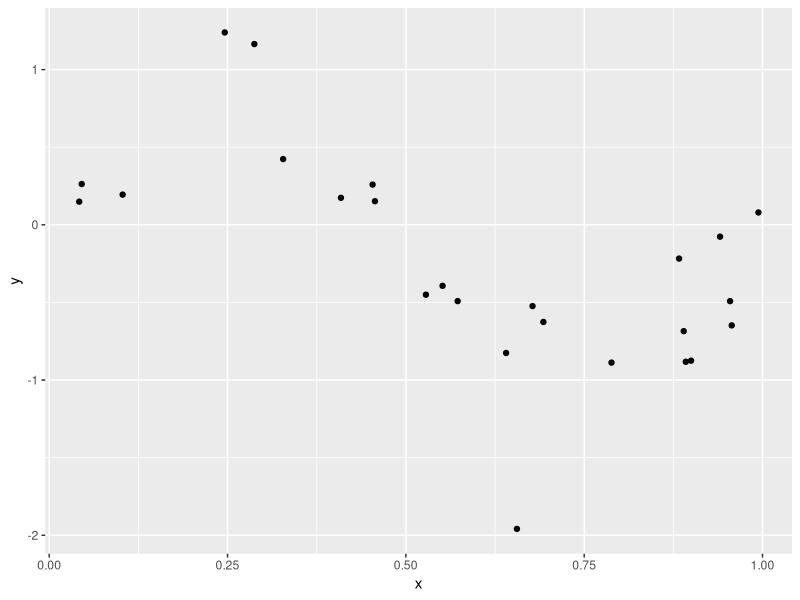
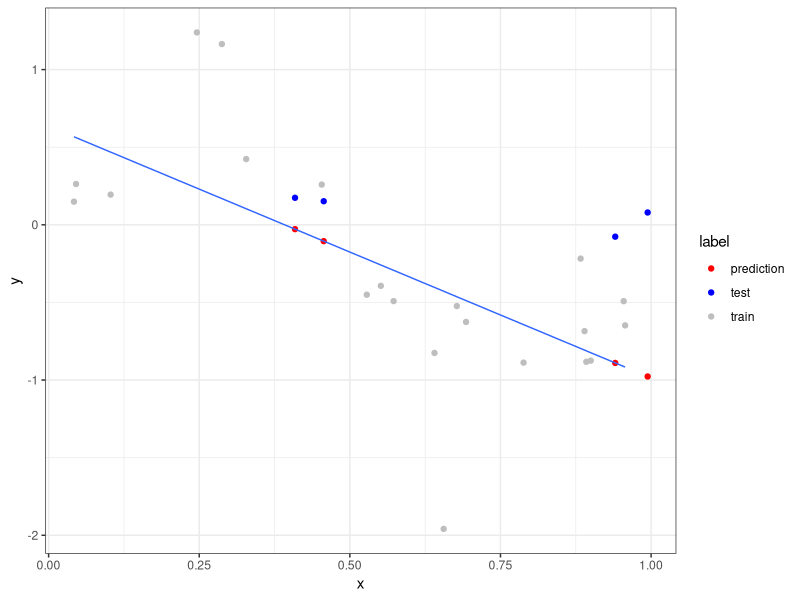
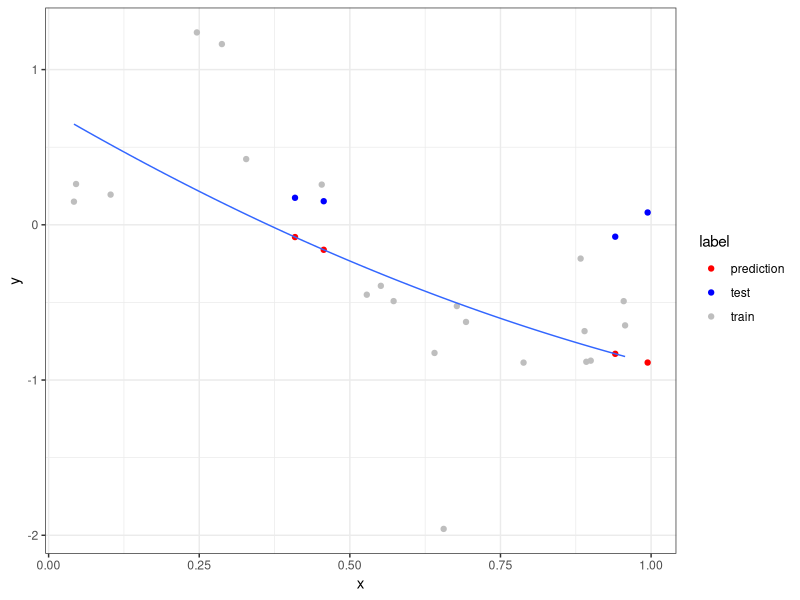
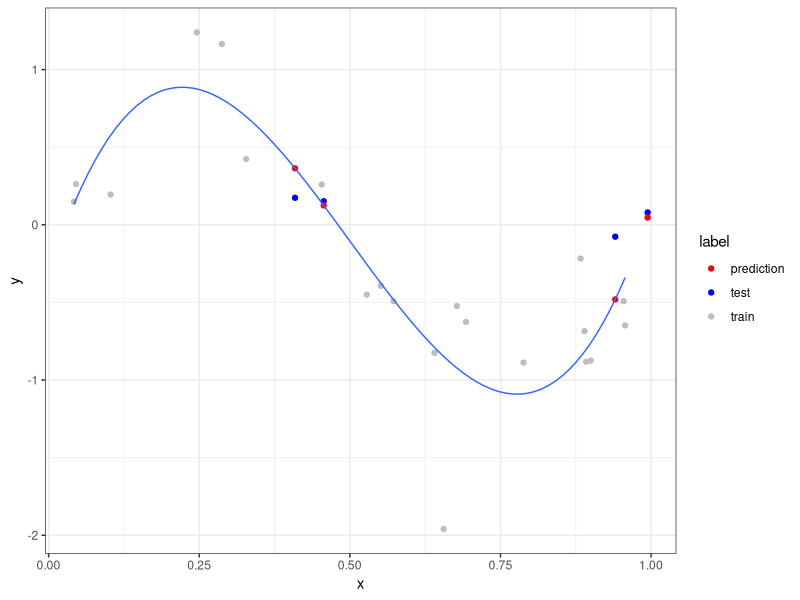
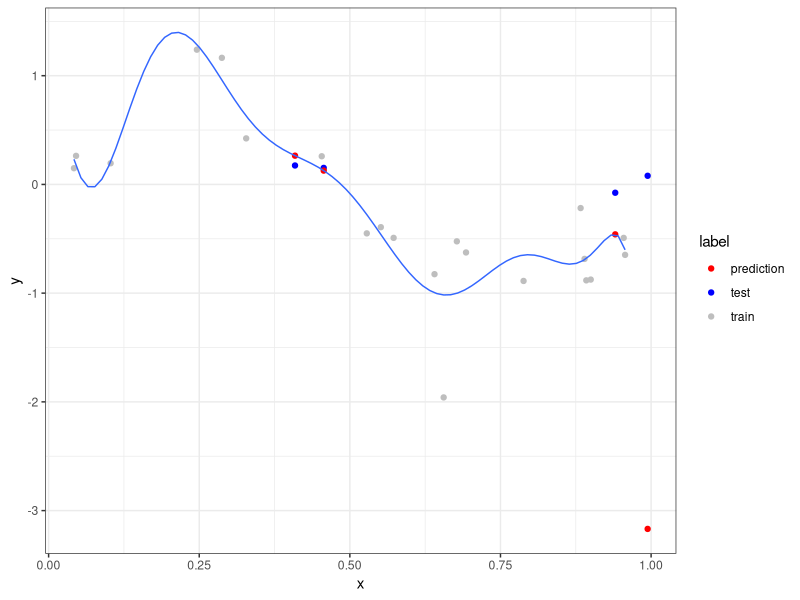

These charts were generated, in order, by the following R code:
## ---- chunk 1
knitr::opts_chunk$set(echo = TRUE)

library("knitr")
library("dplyr")
library("ggplot2")
library("flextable")
library("data.table")
## ---- chunk 2
poly_data <- fread("../data/poly_data.txt")
## ---- chunk 3
ggplot(poly_data, aes(x = x, y = y)) + geom_point()
## ---- chunk 4
set.seed(13) ## 13; 137; 210

vec <- sample(nrow(poly_data), 4)
test <- poly_data[vec, -1]
train <- poly_data[!vec, -1]
## ---- chunk 5
fit <- lm(y ~ x, data = train)
summary(fit)
## ---- chunk 6
predictions <- predict(fit, test, interval="none", type = "response", na.action=na.pass)
preds = cbind(test, predictions)
print(preds)
## ---- chunk 7
temp <- preds |>
  mutate(squared_error = (y-predictions)^2) |>
  summarise(rmse = sqrt(mean(squared_error)), r = round(cor(y, predictions, method = "pearson"),3), pct_error = 100*rmse/abs(mean(train$y)))
  
temp |>
  regulartable() |>
  autofit()
## ---- chunk 8
train$label = "train"
test$label = "test"
temp <- preds |> select(-y) |> rename(y = predictions) |> mutate(label = "prediction")
df <- bind_rows(train,test, temp)
## ---- chunk 9
p <- ggplot(df, aes(x = x, y = y)) + geom_point(aes(color=label)) + scale_color_manual(values = c("red", "blue", "gray"))
p <- p + theme_bw()
p + stat_smooth(data = train, method = "lm", formula = y ~ x, size = 0.5, se = FALSE)
## ---- chunk 10
fit2 <- lm(y ~ poly(x, 2, raw = TRUE), data = train)
summary(fit2)
## ---- chunk 11
predictions <- predict(fit2, test, interval="none", type = "response", na.action=na.pass)
preds = cbind(test, predictions)
print(preds)
## ---- chunk 12
temp <- preds |>
  mutate(squared_error = (y-predictions)^2) |>
  summarise(rmse = sqrt(mean(squared_error)), r = round(cor(y, predictions, method = "pearson"),3), pct_error = 100*rmse/abs(mean(train$y)))
  
temp |>
  regulartable() |>
  autofit()
## ---- chunk 13
temp <- preds |> select(-y) |> rename(y = predictions) |> mutate(label = "prediction")
df <- bind_rows(train,test, temp)

p <- ggplot(df, aes(x = x, y = y)) + geom_point(aes(color=label)) + scale_color_manual(values = c("red", "blue", "gray"))
p <- p + theme_bw()
p + stat_smooth(data = train, method = "lm", formula = y ~ poly(x, 2, raw=TRUE), size = 0.5, se = FALSE)
## ---- chunk 14
fit3 <- lm(y ~ poly(x, 3, raw = TRUE), data = train)
summary(fit3)
## ---- chunk 15
predictions <- predict(fit3, test, interval="none", type = "response", na.action=na.pass)
preds = cbind(test, predictions)
print(preds)
## ---- chunk 16
temp <- preds |>
  mutate(squared_error = (y-predictions)^2) |>
  summarise(rmse = sqrt(mean(squared_error)), r = round(cor(y, predictions, method = "pearson"),3), pct_error = 100*rmse/abs(mean(train$y)))

temp |>
  regulartable() |>
  autofit()
## ---- chunk 17
temp <- preds |> select(-y) |> rename(y = predictions) |> mutate(label = "prediction")
df <- bind_rows(train,test, temp)

p <- ggplot(df, aes(x = x, y = y)) + geom_point(aes(color=label)) + scale_color_manual(values = c("red", "blue", "gray"))
p <- p + theme_bw()
p + stat_smooth(data = train, method = "lm", formula = y ~ poly(x, 3, raw=TRUE), size = 0.5, se = FALSE)
## ---- chunk 18
fitx <- lm(y ~ poly(x, 10, raw = TRUE), data = train)
summary(fitx)
## ---- chunk 19
predictions <- predict(fitx, test, interval="none", type = "response", na.action=na.pass)
preds = cbind(test, predictions)
print(preds)
## ---- chunk 20
temp <- preds |>
  mutate(squared_error = (y-predictions)^2) |>
  summarise(rmse = sqrt(mean(squared_error)), r = round(cor(y, predictions, method = "pearson"),3), pct_error = 100*rmse/abs(mean(train$y)))

temp |>
  regulartable() |>
  autofit()
## ---- chunk 21
temp <- preds |> select(-y) |> rename(y = predictions) |> mutate(label = "prediction")
df <- bind_rows(train,test, temp)

p <- ggplot(df, aes(x = x, y = y)) + geom_point(aes(color=label)) + scale_color_manual(values = c("red", "blue", "gray"))
p <- p + theme_bw()
p + stat_smooth(data = train, method = "lm", formula = y ~ poly(x, 10, raw=TRUE), size = 0.5, se = FALSE)
